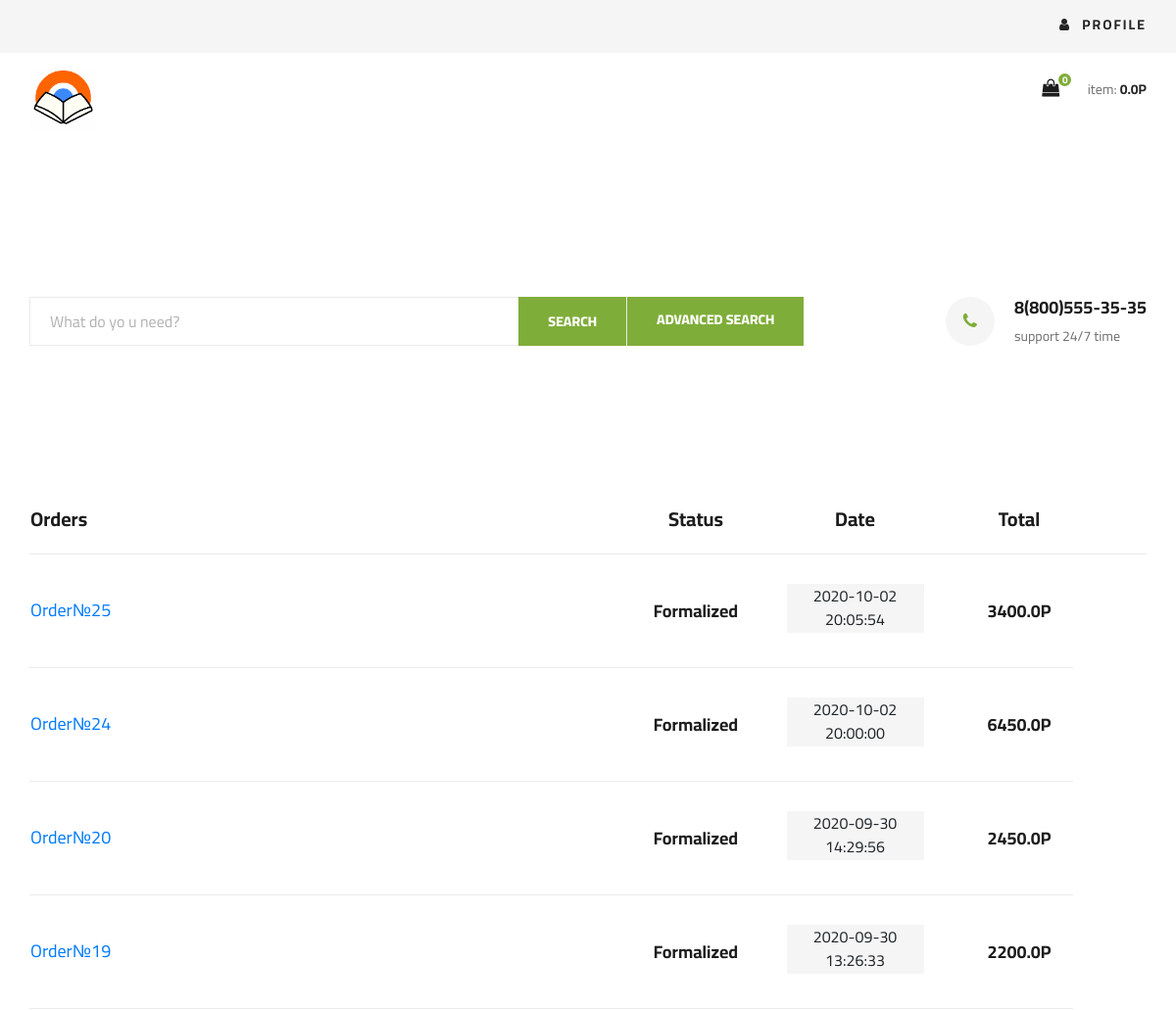
Before: /user/orders (signed in, upper part) with the older database file.
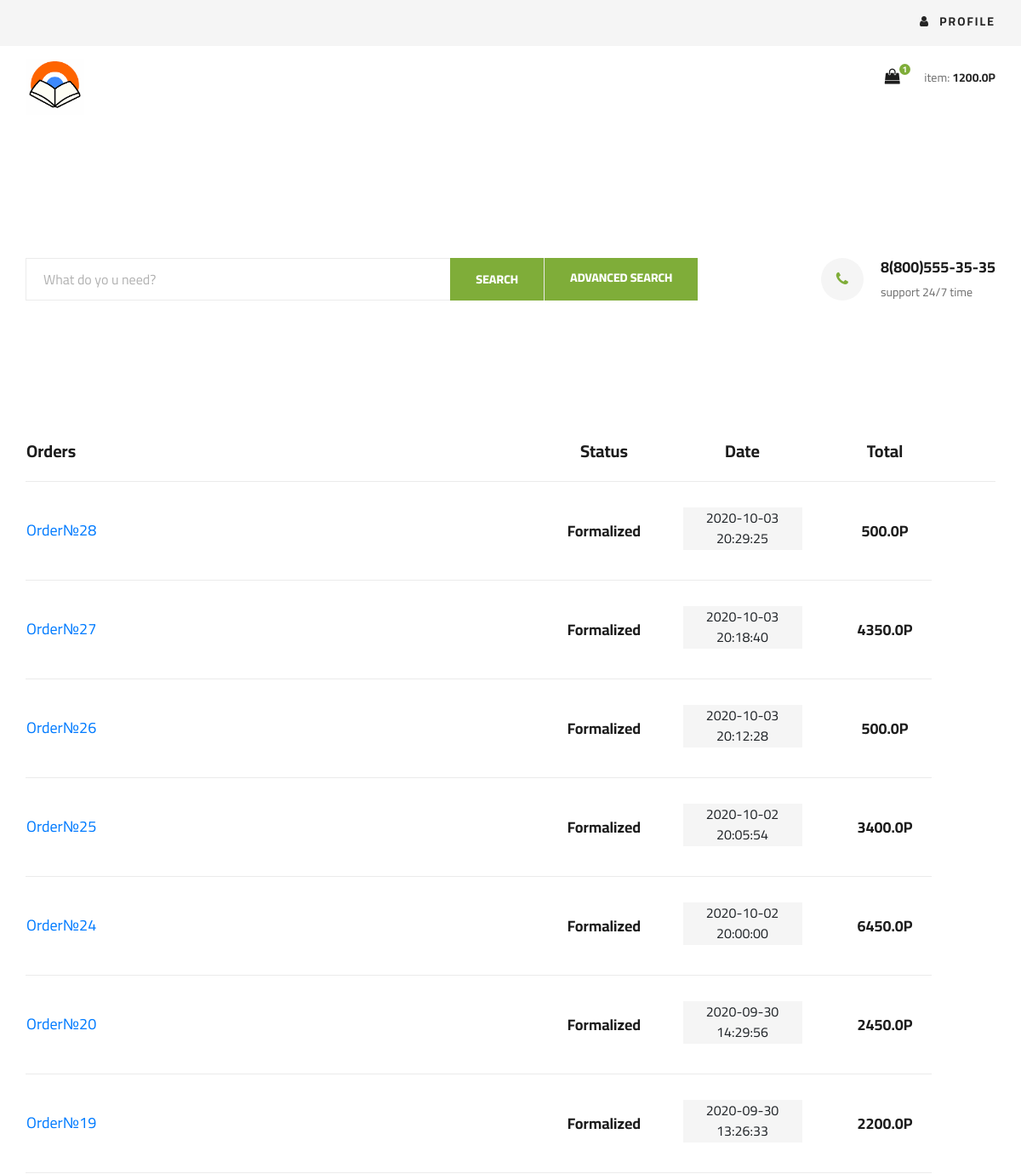
After: the same page with the newer database file.
### tables this page shows
CREATE TABLE "Заказ" (
	"id"	INTEGER NOT NULL UNIQUE,
	"user_id"	INTEGER NOT NULL,
	"date"	DATE NOT NULL DEFAULT (datetime('now', 'localtime')),
	"status"	INTEGER NOT NULL,
	"total"	FLOAT NOT NULL,
	"address_id"	INTEGER,
	FOREIGN KEY("user_id") REFERENCES "Покупатель"("id"),
	FOREIGN KEY("address_id") REFERENCES "Адрес"("id"),
	PRIMARY KEY("id" AUTOINCREMENT)
);

### app/views.py (the view)
@app.route('/user/orders',methods=['GET'])
@flask_login.login_required
def showOrders():
    orders = Order.getOrdersOfUser(flask_login.current_user.userID)
    if(orders['status'] == 0):
        return render_template('orders-page.html',ordersList = orders['data'],user = flask_login.current_user)
    else:
        return render_template('orders-page.html',error = orders['message'],user = flask_login.current_user)

### app/model.py (called while the page is built)
@login_manager.user_loader
def load_user(userID):
    cursor = db.execute('select * from Покупатель where id = {};'.format(userID))
    allRows = cursor.fetchall()
    if(len(allRows) == 0):
        return None
    row = allRows[0]
    user = User(userID = row[0],email = row[4],
    password_hash = row[6],last_name=row[1],
    first_name =row[2] ,birthdate = row[5])
    if(checkIfUserAdmin(userID)):
        user.set_admin(True)
    return user

def checkIfUserAdmin(userID):
    cursor = db.execute('select * from Админ where user_id == {};'.format(userID))
    user = cursor.fetchone()
    return user is not None

### app/models/Cart.py (called while the page is built)
    @staticmethod #TODO: REFACTOR
    def countTotalCostOfUser(userID):
        row = SqlExecuter.getOneRowsPacked('select SUM(cart.count*pr.cost_sale) as "totalCost" \
                from Товар as pr \
                inner join Корзина as cart on pr.id == product_id \
                and user_id = {};'.format(userID))
        if(row is None or row['totalCost'] is None):
            return 0.0
        else:
            return float(row['totalCost'])

### app/models/User.py (called while the page is built)
    def set_admin(self,boolean):
        self.is_admin = boolean

### app/templates/orders-page.html (shortened to what this page needs)
<!DOCTYPE html>
<html lang="zxx">
<head>
    <link rel="stylesheet" href="{{url_for('static',filename='css/bootstrap.min.css')}}" type="text/css">
    <link rel="stylesheet" href="{{url_for('static',filename='css/font-awesome.min.css')}}" type="text/css">
    <link rel="stylesheet" href="{{url_for('static',filename='css/elegant-icons.css')}}" type="text/css">
    <link rel="stylesheet" href="{{url_for('static',filename='css/nice-select.css')}}" type="text/css">
    <link rel="stylesheet" href="{{url_for('static',filename='css/jquery-ui.min.css')}}" type="text/css">
    <link rel="stylesheet" href="{{url_for('static',filename='css/owl.carousel.min.css')}}" type="text/css">
    <link rel="stylesheet" href="{{url_for('static',filename='css/slicknav.min.css')}}" type="text/css">
    <link rel="stylesheet" href="{{url_for('static',filename='css/style.css')}}" type="text/css">
</head>
<body>
    {% include 'base/header.html' %}
    {% include 'base/hero.html' %}
    <section class="shoping-cart spad">
        <div class="container">
            <div class="row">
                <div class="col-lg-12">
                    <div class="shoping__cart__table">
                        <table>
                            <thead>
                                <tr>
                                    <th class="shoping__product">Orders</th>
                                    <th>Status</th>
                                    <th>Date</th>
                                    <th>Total</th>
                                    <th></th>
                                </tr>
                            </thead>
                            <tbody>
                                {%if not error%}
                                {% if ordersList|length == 0 %}
                                <tr><td>Empty</td></tr>
                                {% else %}
                                {% for order in ordersList %}
                                <tr>
                                    <td class="shoping__cart__item">
                                        <h5><a style="text-decoration: none;" href="{{ url_for('showDetailsOfOrder',orderID=order.id)}}">Order№{{ order.id}}</a></h5>
                                    </td>
                                    <td class="shoping__cart__price">
                                        {% if order.status == 0 %}
                                        Formalized
                                        {% endif %}
                                    </td>
                                    <td class="shoping__cart__quantity">
                                        <div class="quantity">
                                            <div class="pro-qty-cart">
                                                {{order.date}}
                                            </div>
                                        </div>
                                    </td>
                                    <td class="shoping__cart__total">
                                        {{order.total}}P
                                    </td>
                                </tr>
                                {% endfor %}
                                {%endif%}
                                {% else %}
                                <tr><td>{{error}}</td></tr>
                                {% endif %}
                            </tbody>
                        </table>
                    </div>
                </div>
            </div>
        </div>
    </section>
</body>
</html>

Changed rows visible on the page:
added Заказ: id "28", status "Formalized", date "2020-10-03 20:29:25", total "500.0"
added Заказ: id "27", status "Formalized", date "2020-10-03 20:18:40", total "4350.0"
added Заказ: id "26", status "Formalized", date "2020-10-03 20:12:28", total "500.0"
Other visible differences:
{{ user.getCountOfItemsInCart() }}: "0" → "1"
{{ user.getTotalCostOfCart() }}: "0.0" → "1200.0"
